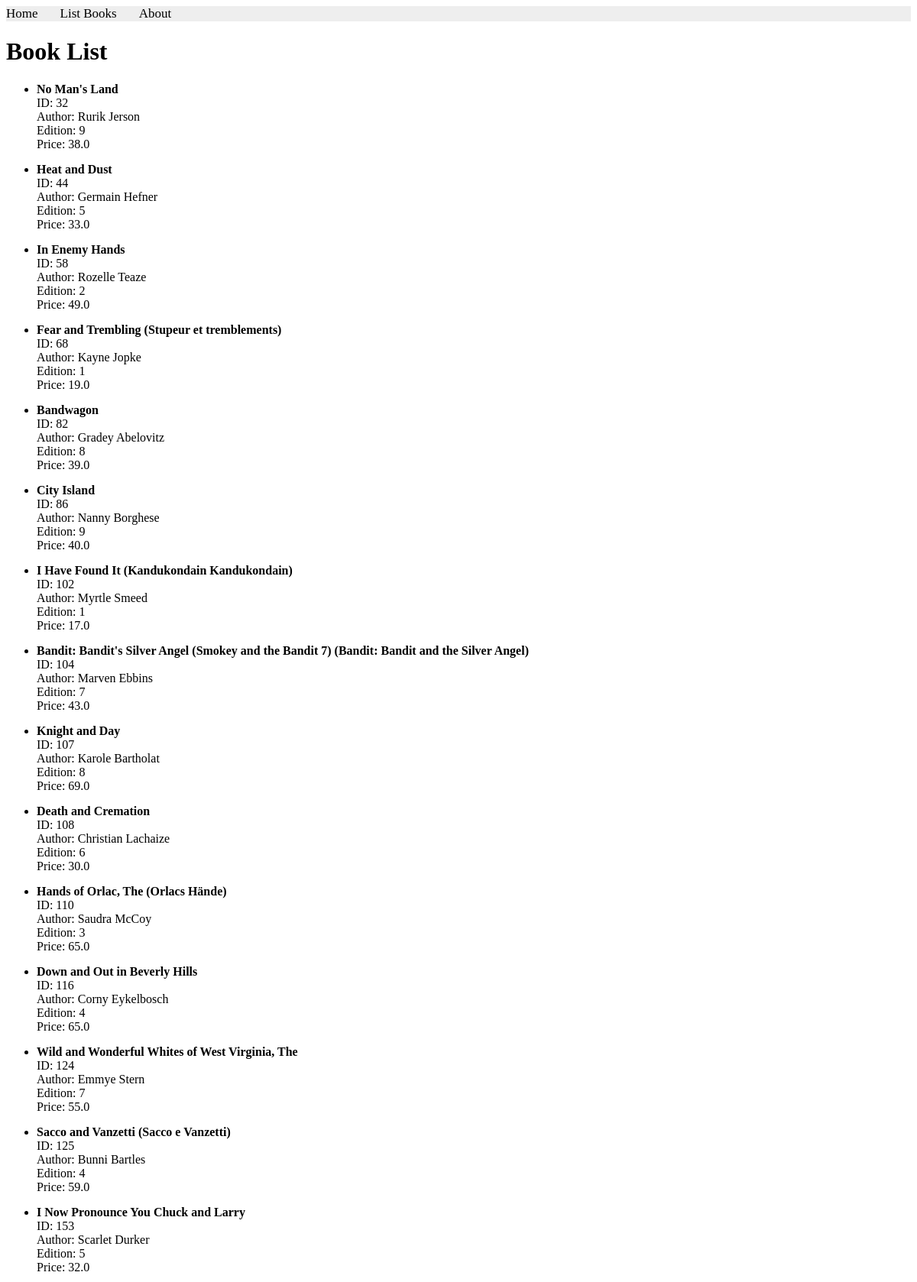
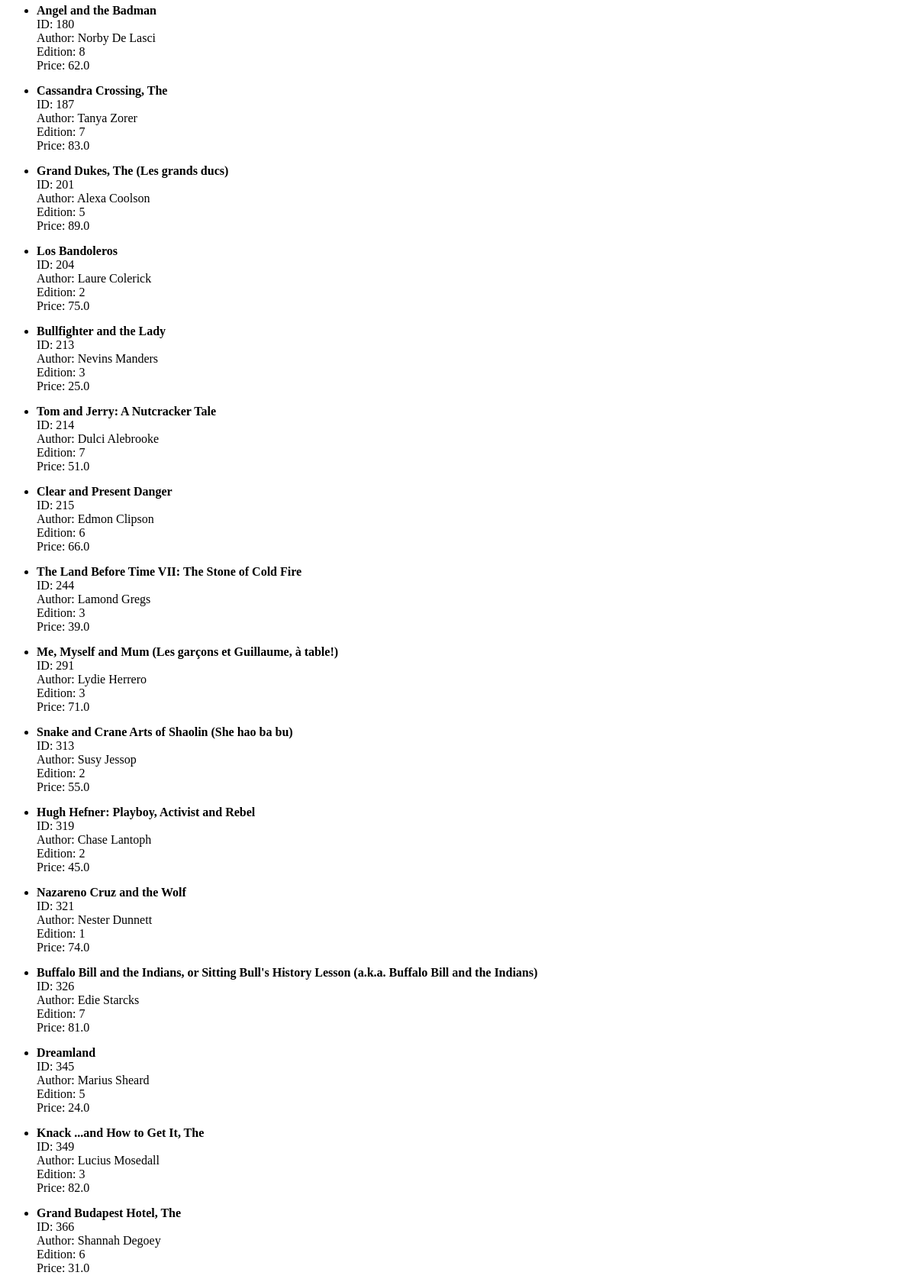
/books/simple/query/ (upper part), run on the app's committed database (2 pictures, top to bottom).
### apps/bookmodule/models.py (models this page shows)
class Book(models.Model):
    title = models.CharField(max_length = 50)
    author = models.CharField(max_length = 50)
    price = models.FloatField(default = 0.0)
    edition = models.SmallIntegerField(default = 1)

### apps/bookmodule/views.py (the view)
# urls.py: path('simple/query/', views.simple_query, name="books.simple_query"),
def simple_query(request):
    mybooks=Book.objects.filter(title__icontains='and')
    return render(request, 'bookmodule/bookList.html', {'books': mybooks})

### apps/templates/bookmodule/bookList.html (shortened to what this page needs)
{% extends "bookmodule/layouts/base.html" %}
{% block content %}
<h1>Book List</h1>
    {% if books %}
        <ul>
            {% for book in books %}
                <li>
                    <strong>{{ book.title }}</strong><br>
                    ID: {{ book.id }}<br>
                    Author: {{ book.author }}<br>
                    Edition: {{ book.edition }}<br>
                    Price: {{ book.price }}<br>
                </li>
            {% endfor %}
        </ul>
    {% else %}
        <p>No books found matching your criteria.</p>
    {% endif %}
{% endblock content %}

### data on the page
Book: title "No Man's Land", id "32", author "Rurik Jerson", edition "9", price "38.0"
Book: title "Heat and Dust", id "44", author "Germain Hefner", edition "5", price "33.0"
Book: title "In Enemy Hands", id "58", author "Rozelle Teaze", edition "2", price "49.0"
Book: title "Fear and Trembling (Stupeur et tremblements)", id "68", author "Kayne Jopke", edition "1", price "19.0"
Book: title "Bandwagon", id "82", author "Gradey Abelovitz", edition "8", price "39.0"
Book: title "City Island", id "86", author "Nanny Borghese", edition "9", price "40.0"
Book: title "I Have Found It (Kandukondain Kandukondain)", id "102", author "Myrtle Smeed", edition "1", price "17.0"
Book: title "Bandit: Bandit's Silver Angel (Smokey and the Bandit 7) (Bandit: Bandit and the Silver Angel)", id "104", author "Marven Ebbins", edition "7", price "43.0"
Book: title "Knight and Day", id "107", author "Karole Bartholat", edition "8", price "69.0"
Book: title "Death and Cremation", id "108", author "Christian Lachaize", edition "6", price "30.0"
Book: title "Hands of Orlac, The (Orlacs Hände)", id "110", author "Saudra McCoy", edition "3", price "65.0"
Book: title "Down and Out in Beverly Hills", id "116", author "Corny Eykelbosch", edition "4", price "65.0"
Book: title "Wild and Wonderful Whites of West Virginia, The", id "124", author "Emmye Stern", edition "7", price "55.0"
Book: title "Sacco and Vanzetti (Sacco e Vanzetti)", id "125", author "Bunni Bartles", edition "4", price "59.0"
Book: title "I Now Pronounce You Chuck and Larry", id "153", author "Scarlet Durker", edition "5", price "32.0"
Book: title "Angel and the Badman", id "180", author "Norby De Lasci", edition "8", price "62.0"
Book: title "Cassandra Crossing, The", id "187", author "Tanya Zorer", edition "7", price "83.0"
Book: title "Grand Dukes, The (Les grands ducs)", id "201", author "Alexa Coolson", edition "5", price "89.0"
Book: title "Los Bandoleros", id "204", author "Laure Colerick", edition "2", price "75.0"
Book: title "Bullfighter and the Lady", id "213", author "Nevins Manders", edition "3", price "25.0"
Book: title "Tom and Jerry: A Nutcracker Tale", id "214", author "Dulci Alebrooke", edition "7", price "51.0"
Book: title "Clear and Present Danger", id "215", author "Edmon Clipson", edition "6", price "66.0"
Book: title "The Land Before Time VII: The Stone of Cold Fire", id "244", author "Lamond Gregs", edition "3", price "39.0"
Book: title "Me, Myself and Mum (Les garçons et Guillaume, à table!)", id "291", author "Lydie Herrero", edition "3", price "71.0"
Book: title "Snake and Crane Arts of Shaolin (She hao ba bu)", id "313", author "Susy Jessop", edition "2", price "55.0"
Book: title "Hugh Hefner: Playboy, Activist and Rebel", id "319", author "Chase Lantoph", edition "2", price "45.0"
Book: title "Nazareno Cruz and the Wolf", id "321", author "Nester Dunnett", edition "1", price "74.0"
Book: title "Buffalo Bill and the Indians, or Sitting Bull's History Lesson (a.k.a. Buffalo Bill and the Indians)", id "326", author "Edie Starcks", edition "7", price "81.0"
Book: title "Dreamland", id "345", author "Marius Sheard", edition "5", price "24.0"
Book: title "Knack ...and How to Get It, The", id "349", author "Lucius Mosedall", edition "3", price "82.0"
Book: title "Grand Budapest Hotel, The", id "366", author "Shannah Degoey", edition "6", price "31.0"
